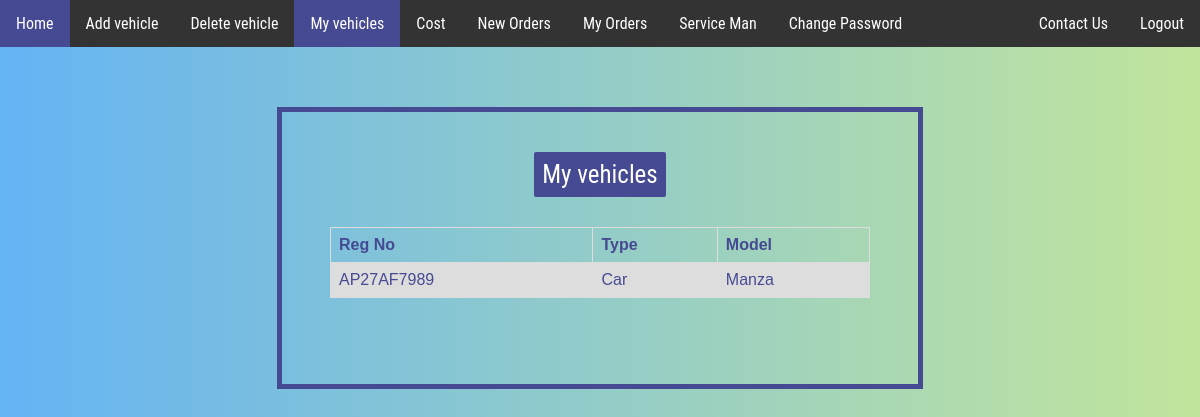
Page /vehicle.php (signed in) on the committed database.
### tables this page shows
CREATE TABLE `vehicle` (
  `id` int(11) NOT NULL,
  `uid` int(11) NOT NULL,
  `regno` varchar(255) NOT NULL,
  `type` varchar(225) NOT NULL,
  `model` varchar(255) NOT NULL
);

### vehicle.php (the view, shortened to what this page needs)
<!DOCTYPE html>
<?php
include('server.php');
?>
<html>
<head>
<link rel="stylesheet" type="text/css" href="style.css">
</head><body>
<ul class="topnav">
  <li><a href="index.php">Home</a></li>
  <li><a href="add.php">Add vehicle</a></li>
  <li><a href="delete.php">Delete vehicle</a></li>
  <li><a class="active" href="vehicle.php">My vehicles</a></li>
  <li><a  href="cost.php">Cost</a></li>
  <li><a href="neworder.php">New Orders</a></li>
  <li><a href="myorder.php">My Orders</a></li>
  <li><a href="serviceman.php">Service Man</a></li>
  <li><a href="chpass.php">Change Password</a></li>
  <li class="right"><a href="index.php?logout='1'">Logout</a></li>
   <li class="right"><a href="#contact">Contact Us</a></li>
</ul>
<div class='form'>
 <form action="#" method='post'>
<center><span class="head">My vehicles</span></center><br></br>
  <table>
  <tr>
    <th>Reg No</th>
    <th>Type</th>
    <th>Model</th>
  </tr>
             <?php
            $list=mysqli_query($db ,"select * from `vehicle`");
            while($row_list=mysqli_fetch_assoc($list)){
                   echo " <tr><td>".$row_list['regno']."</td><td>".$row_list['type']."</td><td>".$row_list['model']."</td></tr>";
                }
                ?>
				 </table>
             <br></br>
  </form>
  </div>
</body>
</html>

### style.css (style rules this page uses)
body { margin: 0; background: #c2e59c; background: -webkit-linear-gradient(to left, #c2e59c , #64b3f4); background: linear-gradient(to left, #c2e59c , #64b3f4); color: #666; font-family: 'Roboto Condensed', sans-serif; }
ul.topnav { list-style-type: none; margin: 0; padding: 0; overflow: hidden; background-color: #333; }
ul.topnav li { float: left; }
ul.topnav li a { display: block; color: white; text-align: center; padding: 14px 16px; text-decoration: none; }
ul.topnav li a.active { background-color: #464a92; }
ul.topnav li.right { float: right; }

### vehicle.php (style rules this page uses)
.head { position:relative; text-decoration:none; padding:8px; font-size:25px; color: white; background:#464a92; border: none; border-radius:2px; }
form { margin:0 auto; width:50%; padding:48px; border:5px solid #464a92; }
table { font-family: arial, sans-serif; border-collapse: collapse; width: 100%; color:#464a92; }
td, th { border: 1px solid #dddddd; text-align: left; padding: 8px; }
tr:nth-child(even) { background-color: #dddddd; }
.form { padding:5%; }

### rows in the picture
vehicle: regno "AP27AF7989", type "Car", model "Manza"
